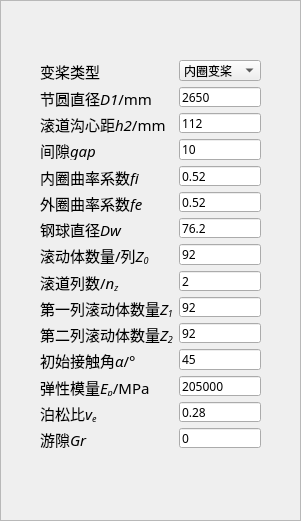
    <widget class="QFrame" name="frame_2">
     <property name="geometry">
      <rect>
       <x>366</x>
       <y>20</y>
       <width>301</width>
       <height>521</height>
      </rect>
     </property>
     <property name="font">
      <font>
       <family>宋体</family>
      </font>
     </property>
     <property name="frameShape">
      <enum>QFrame::StyledPanel</enum>
     </property>
     <property name="frameShadow">
      <enum>QFrame::Plain</enum>
     </property>
     <property name="lineWidth">
      <number>5</number>
     </property>
     <property name="midLineWidth">
      <number>5</number>
     </property>
     <widget class="QWidget" name="layoutWidget">
      <property name="geometry">
       <rect>
        <x>40</x>
        <y>60</y>
        <width>221</width>
        <height>388</height>
       </rect>
      </property>
      <layout class="QHBoxLayout" name="horizontalLayout">
       <item>
        <layout class="QVBoxLayout" name="verticalLayout">
         <item>
          <widget class="QLabel" name="label_20">
           <property name="font">
            <font>
             <family>宋体</family>
             <pointsize>16</pointsize>
            </font>
           </property>
           <property name="autoFillBackground">
            <bool>true</bool>
           </property>
           <property name="text">
            <string>&lt;!DOCTYPE HTML PUBLIC &quot;-//W3C//DTD HTML 4.0//EN&quot; &quot;http://www.w3.org/TR/REC-html40/strict.dtd&quot;&gt;
&lt;html&gt;&lt;head&gt;&lt;meta name=&quot;qrichtext&quot; content=&quot;1&quot; /&gt;&lt;style type=&quot;text/css&quot;&gt;
p, li { white-space: pre-wrap; }
&lt;/style&gt;&lt;/head&gt;&lt;body style=&quot; font-family:'Arial'; font-size:16pt; font-weight:400; font-style:normal;&quot;&gt;
&lt;p style=&quot; margin-top:12px; margin-bottom:12px; margin-left:0px; margin-right:0px; -qt-block-indent:0; text-indent:0px;&quot;&gt;&lt;span style=&quot; font-size:11pt;&quot;&gt;变桨类型&lt;/span&gt;&lt;/p&gt;&lt;/body&gt;&lt;/html&gt;</string>
           </property>
          </widget>
         </item>
         <item>
          <widget class="QLabel" name="label_5">
           <property name="font">
            <font>
             <family>宋体</family>
             <pointsize>16</pointsize>
            </font>
           </property>
           <property name="autoFillBackground">
            <bool>true</bool>
           </property>
           <property name="text">
            <string>&lt;html&gt;&lt;head/&gt;&lt;body&gt;&lt;p&gt;&lt;span style=&quot; font-size:11pt;&quot;&gt;节圆直径&lt;/span&gt;&lt;span style=&quot; font-size:11pt; font-style:italic;&quot;&gt;D1&lt;/span&gt;&lt;span style=&quot; font-size:11pt;&quot;&gt;/mm&lt;/span&gt;&lt;/p&gt;&lt;/body&gt;&lt;/html&gt;</string>
           </property>
          </widget>
         </item>
         <item>
          <widget class="QLabel" name="label_6">
           <property name="font">
            <font>
             <family>宋体</family>
             <pointsize>16</pointsize>
            </font>
           </property>
           <property name="autoFillBackground">
            <bool>true</bool>
           </property>
           <property name="text">
            <string>&lt;html&gt;&lt;head/&gt;&lt;body&gt;&lt;p&gt;&lt;span style=&quot; font-size:11pt;&quot;&gt;滚道沟心距&lt;/span&gt;&lt;span style=&quot; font-size:11pt; font-style:italic;&quot;&gt;h2&lt;/span&gt;&lt;span style=&quot; font-size:11pt;&quot;&gt;/mm&lt;/span&gt;&lt;/p&gt;&lt;/body&gt;&lt;/html&gt;</string>
           </property>
          </widget>
         </item>
         <item>
          <widget class="QLabel" name="label_25">
           <property name="font">
            <font>
             <family>宋体</family>
             <pointsize>16</pointsize>
            </font>
           </property>
           <property name="autoFillBackground">
            <bool>true</bool>
           </property>
           <property name="text">
            <string>&lt;html&gt;&lt;head/&gt;&lt;body&gt;&lt;p&gt;&lt;span style=&quot; font-size:11pt;&quot;&gt;间隙&lt;/span&gt;&lt;span style=&quot; font-size:11pt; font-style:italic;&quot;&gt;gap&lt;/span&gt;&lt;/p&gt;&lt;/body&gt;&lt;/html&gt;</string>
           </property>
          </widget>
         </item>
         <item>
          <widget class="QLabel" name="label_7">
           <property name="font">
            <font>
             <family>宋体</family>
             <pointsize>16</pointsize>
            </font>
           </property>
           <property name="autoFillBackground">
            <bool>true</bool>
           </property>
           <property name="text">
            <string>&lt;html&gt;&lt;head/&gt;&lt;body&gt;&lt;p&gt;&lt;span style=&quot; font-size:11pt;&quot;&gt;内圈曲率系数&lt;/span&gt;&lt;span style=&quot; font-size:11pt; font-style:italic;&quot;&gt;fi&lt;/span&gt;&lt;/p&gt;&lt;/body&gt;&lt;/html&gt;</string>
           </property>
          </widget>
         </item>
         <item>
          <widget class="QLabel" name="label_8">
           <property name="font">
            <font>
             <family>宋体</family>
             <pointsize>16</pointsize>
            </font>
           </property>
           <property name="autoFillBackground">
            <bool>true</bool>
           </property>
           <property name="text">
            <string>&lt;html&gt;&lt;head/&gt;&lt;body&gt;&lt;p&gt;&lt;span style=&quot; font-size:11pt;&quot;&gt;外圈曲率系数&lt;/span&gt;&lt;span style=&quot; font-size:11pt; font-style:italic;&quot;&gt;fe&lt;/span&gt;&lt;/p&gt;&lt;/body&gt;&lt;/html&gt;</string>
           </property>
          </widget>
         </item>
         <item>
          <widget class="QLabel" name="label_45">
           <property name="font">
            <font>
             <family>宋体</family>
             <pointsize>16</pointsize>
            </font>
           </property>
           <property name="autoFillBackground">
            <bool>true</bool>
           </property>
           <property name="text">
            <string>&lt;html&gt;&lt;head/&gt;&lt;body&gt;&lt;p&gt;&lt;span style=&quot; font-size:11pt;&quot;&gt;钢球直径&lt;/span&gt;&lt;span style=&quot; font-size:11pt; font-style:italic;&quot;&gt;Dw&lt;/span&gt;&lt;/p&gt;&lt;/body&gt;&lt;/html&gt;</string>
           </property>
          </widget>
         </item>
         <item>
          <widget class="QLabel" name="label_9">
           <property name="font">
            <font>
             <family>宋体</family>
             <pointsize>16</pointsize>
            </font>
           </property>
           <property name="autoFillBackground">
            <bool>true</bool>
           </property>
           <property name="text">
            <string>&lt;html&gt;&lt;head/&gt;&lt;body&gt;&lt;p&gt;&lt;span style=&quot; font-size:11pt;&quot;&gt;滚动体数量/列&lt;/span&gt;&lt;span style=&quot; font-size:11pt; font-style:italic;&quot;&gt;Z&lt;/span&gt;&lt;span style=&quot; font-size:11pt; font-style:italic; vertical-align:sub;&quot;&gt;0&lt;/span&gt;&lt;/p&gt;&lt;/body&gt;&lt;/html&gt;</string>
           </property>
          </widget>
         </item>
         <item>
          <widget class="QLabel" name="label_12">
           <property name="font">
            <font>
             <family>宋体</family>
             <pointsize>16</pointsize>
            </font>
           </property>
           <property name="autoFillBackground">
            <bool>true</bool>
           </property>
           <property name="text">
            <string>&lt;html&gt;&lt;head/&gt;&lt;body&gt;&lt;p&gt;&lt;span style=&quot; font-size:11pt;&quot;&gt;滚道列数/&lt;/span&gt;&lt;span style=&quot; font-size:11pt; font-style:italic;&quot;&gt;n&lt;/span&gt;&lt;span style=&quot; font-size:11pt; font-style:italic; vertical-align:sub;&quot;&gt;z&lt;/span&gt;&lt;/p&gt;&lt;/body&gt;&lt;/html&gt;</string>
           </property>
          </widget>
         </item>
         <item>
          <widget class="QLabel" name="label_10">
           <property name="font">
            <font>
             <family>宋体</family>
             <pointsize>16</pointsize>
            </font>
           </property>
           <property name="autoFillBackground">
            <bool>true</bool>
           </property>
           <property name="text">
            <string>&lt;html&gt;&lt;head/&gt;&lt;body&gt;&lt;p&gt;&lt;span style=&quot; font-size:11pt;&quot;&gt;第一列滚动体数量&lt;/span&gt;&lt;span style=&quot; font-size:11pt; font-style:italic;&quot;&gt;Z&lt;/span&gt;&lt;span style=&quot; font-size:11pt; font-style:italic; vertical-align:sub;&quot;&gt;1&lt;/span&gt;&lt;/p&gt;&lt;/body&gt;&lt;/html&gt;</string>
           </property>
          </widget>
         </item>
         <item>
          <widget class="QLabel" name="label_11">
           <property name="font">
            <font>
             <family>宋体</family>
             <pointsize>16</pointsize>
            </font>
           </property>
           <property name="autoFillBackground">
            <bool>true</bool>
           </property>
           <property name="text">
            <string>&lt;html&gt;&lt;head/&gt;&lt;body&gt;&lt;p&gt;&lt;span style=&quot; font-size:11pt;&quot;&gt;第二列滚动体数量&lt;/span&gt;&lt;span style=&quot; font-size:11pt; font-style:italic;&quot;&gt;Z&lt;/span&gt;&lt;span style=&quot; font-size:11pt; font-style:italic; vertical-align:sub;&quot;&gt;2&lt;/span&gt;&lt;/p&gt;&lt;/body&gt;&lt;/html&gt;</string>
           </property>
          </widget>
         </item>
         <item>
          <widget class="QLabel" name="label_13">
           <property name="font">
            <font>
             <family>宋体</family>
             <pointsize>16</pointsize>
            </font>
           </property>
           <property name="autoFillBackground">
            <bool>true</bool>
           </property>
           <property name="text">
            <string>&lt;html&gt;&lt;head/&gt;&lt;body&gt;&lt;p&gt;&lt;span style=&quot; font-size:11pt;&quot;&gt;初始接触角&lt;/span&gt;&lt;span style=&quot; font-size:11pt; font-style:italic;&quot;&gt;α&lt;/span&gt;&lt;span style=&quot; font-size:11pt;&quot;&gt;/°&lt;/span&gt;&lt;/p&gt;&lt;/body&gt;&lt;/html&gt;</string>
           </property>
          </widget>
         </item>
         <item>
          <widget class="QLabel" name="label_24">
           <property name="font">
            <font>
             <family>宋体</family>
             <pointsize>16</pointsize>
            </font>
           </property>
           <property name="autoFillBackground">
            <bool>true</bool>
           </property>
           <property name="text">
            <string>&lt;html&gt;&lt;head/&gt;&lt;body&gt;&lt;p&gt;&lt;span style=&quot; font-size:11pt;&quot;&gt;弹性模量&lt;/span&gt;&lt;span style=&quot; font-size:11pt; font-style:italic;&quot;&gt;E&lt;/span&gt;&lt;span style=&quot; font-size:11pt; font-style:italic; vertical-align:sub;&quot;&gt;p&lt;/span&gt;&lt;span style=&quot; font-size:11pt;&quot;&gt;/MPa&lt;/span&gt;&lt;/p&gt;&lt;/body&gt;&lt;/html&gt;</string>
           </property>
          </widget>
         </item>
         <item>
          <widget class="QLabel" name="label_44">
           <property name="font">
            <font>
             <family>宋体</family>
             <pointsize>16</pointsize>
            </font>
           </property>
           <property name="autoFillBackground">
            <bool>true</bool>
           </property>
           <property name="text">
            <string>&lt;html&gt;&lt;head/&gt;&lt;body&gt;&lt;p&gt;&lt;span style=&quot; font-size:11pt;&quot;&gt;泊松比&lt;/span&gt;&lt;span style=&quot; font-size:11pt; font-style:italic;&quot;&gt;v&lt;/span&gt;&lt;span style=&quot; font-size:11pt; font-style:italic; vertical-align:sub;&quot;&gt;e&lt;/span&gt;&lt;/p&gt;&lt;/body&gt;&lt;/html&gt;</string>
           </property>
          </widget>
         </item>
         <item>
          <widget class="QLabel" name="label_46">
           <property name="font">
            <font>
             <family>宋体</family>
             <pointsize>16</pointsize>
            </font>
           </property>
           <property name="autoFillBackground">
            <bool>true</bool>
           </property>
           <property name="text">
            <string>&lt;html&gt;&lt;head/&gt;&lt;body&gt;&lt;p&gt;&lt;span style=&quot; font-size:11pt;&quot;&gt;游隙&lt;/span&gt;&lt;span style=&quot; font-size:11pt; font-style:italic;&quot;&gt;Gr&lt;/span&gt;&lt;/p&gt;&lt;/body&gt;&lt;/html&gt;</string>
           </property>
          </widget>
         </item>
        </layout>
       </item>
       <item>
        <layout class="QVBoxLayout" name="verticalLayout_2">
         <item>
          <widget class="QComboBox" name="combo_pitch_type">
           <item>
            <property name="text">
             <string>内圈变桨</string>
            </property>
           </item>
           <item>
            <property name="text">
             <string>外圈变桨</string>
            </property>
           </item>
          </widget>
         </item>
         <item>
          <widget class="QLineEdit" name="line_dpw">
           <property name="font">
            <font>
             <family>宋体</family>
            </font>
           </property>
           <property name="text">
            <string>2650</string>
           </property>
          </widget>
         </item>
         <item>
          <widget class="QLineEdit" name="line_dc">
           <property name="font">
            <font>
             <family>宋体</family>
            </font>
           </property>
           <property name="text">
            <string>112</string>
           </property>
          </widget>
         </item>
         <item>
          <widget class="QLineEdit" name="line_gap">
           <property name="font">
            <font>
             <family>宋体</family>
            </font>
           </property>
           <property name="text">
            <string>10</string>
           </property>
          </widget>
         </item>
         <item>
          <widget class="QLineEdit" name="line_fi">
           <property name="font">
            <font>
             <family>宋体</family>
            </font>
           </property>
           <property name="text">
            <string>0.52</string>
           </property>
          </widget>
         </item>
         <item>
          <widget class="QLineEdit" name="line_fe">
           <property name="font">
            <font>
             <family>宋体</family>
            </font>
           </property>
           <property name="text">
            <string>0.52</string>
           </property>
          </widget>
         </item>
         <item>
          <widget class="QLineEdit" name="line_dw">
           <property name="font">
            <font>
             <family>宋体</family>
            </font>
           </property>
           <property name="text">
            <string>76.2</string>
           </property>
          </widget>
         </item>
         <item>
          <widget class="QLineEdit" name="line_z0">
           <property name="font">
            <font>
             <family>宋体</family>
            </font>
           </property>
           <property name="text">
            <string>92</string>
           </property>
          </widget>
         </item>
         <item>
          <widget class="QLineEdit" name="line_nz">
           <property name="font">
            <font>
             <family>宋体</family>
            </font>
           </property>
           <property name="text">
            <string>2</string>
           </property>
          </widget>
         </item>
         <item>
          <widget class="QLineEdit" name="line_z1">
           <property name="font">
            <font>
             <family>宋体</family>
            </font>
           </property>
           <property name="text">
            <string>92</string>
           </property>
          </widget>
         </item>
         <item>
          <widget class="QLineEdit" name="line_z2">
           <property name="font">
            <font>
             <family>宋体</family>
            </font>
           </property>
           <property name="text">
            <string>92</string>
           </property>
          </widget>
         </item>
         <item>
          <widget class="QLineEdit" name="line_alpha">
           <property name="font">
            <font>
             <family>宋体</family>
            </font>
           </property>
           <property name="text">
            <string>45</string>
           </property>
          </widget>
         </item>
         <item>
          <widget class="QLineEdit" name="line_ep">
           <property name="font">
            <font>
             <family>宋体</family>
            </font>
           </property>
           <property name="text">
            <string>205000</string>
           </property>
          </widget>
         </item>
         <item>
          <widget class="QLineEdit" name="line_nu">
           <property name="font">
            <font>
             <family>宋体</family>
            </font>
           </property>
           <property name="text">
            <string>0.28</string>
           </property>
          </widget>
         </item>
         <item>
          <widget class="QLineEdit" name="line_gr">
           <property name="font">
            <font>
             <family>宋体</family>
            </font>
           </property>
           <property name="text">
            <string>0</string>
           </property>
          </widget>
         </item>
        </layout>
       </item>
      </layout>
     </widget>
    </widget>
